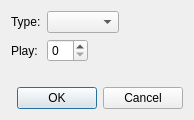
<?xml version="1.0" encoding="UTF-8"?>
<ui version="4.0">
 <class>BarlineDialog</class>
 <widget class="QDialog" name="BarlineDialog">
  <property name="windowModality">
   <enum>Qt::WindowModal</enum>
  </property>
  <property name="geometry">
   <rect>
    <x>0</x>
    <y>0</y>
    <width>194</width>
    <height>120</height>
   </rect>
  </property>
  <property name="windowTitle">
   <string>Music Bar</string>
  </property>
  <property name="modal">
   <bool>true</bool>
  </property>
  <layout class="QVBoxLayout" name="verticalLayout">
   <item>
    <layout class="QFormLayout" name="formLayout">
     <property name="fieldGrowthPolicy">
      <enum>QFormLayout::FieldsStayAtSizeHint</enum>
     </property>
     <item row="0" column="0">
      <widget class="QLabel" name="barlineTypeLabel">
       <property name="text">
        <string>Type:</string>
       </property>
      </widget>
     </item>
     <item row="0" column="1">
      <widget class="QComboBox" name="barlineTypeComboBox"/>
     </item>
     <item row="1" column="0">
      <widget class="QLabel" name="repeatCountLabel">
       <property name="text">
        <string>Play:</string>
       </property>
      </widget>
     </item>
     <item row="1" column="1">
      <widget class="QSpinBox" name="repeatCountSpinBox"/>
     </item>
    </layout>
   </item>
   <item>
    <widget class="QDialogButtonBox" name="buttonBox">
     <property name="orientation">
      <enum>Qt::Horizontal</enum>
     </property>
     <property name="standardButtons">
      <set>QDialogButtonBox::Cancel|QDialogButtonBox::Ok</set>
     </property>
    </widget>
   </item>
  </layout>
 </widget>
 <resources/>
 <connections>
  <connection>
   <sender>buttonBox</sender>
   <signal>accepted()</signal>
   <receiver>BarlineDialog</receiver>
   <slot>accept()</slot>
   <hints>
    <hint type="sourcelabel">
     <x>248</x>
     <y>254</y>
    </hint>
    <hint type="destinationlabel">
     <x>157</x>
     <y>274</y>
    </hint>
   </hints>
  </connection>
  <connection>
   <sender>buttonBox</sender>
   <signal>rejected()</signal>
   <receiver>BarlineDialog</receiver>
   <slot>reject()</slot>
   <hints>
    <hint type="sourcelabel">
     <x>316</x>
     <y>260</y>
    </hint>
    <hint type="destinationlabel">
     <x>286</x>
     <y>274</y>
    </hint>
   </hints>
  </connection>
 </connections>
</ui>
